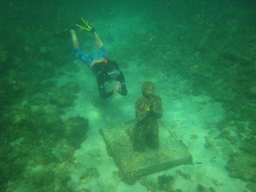
#> input picture UIEB_dataset/paper_image/515_img_.png, 256 x 192 px, shrunk from 1024 x 768 before the run, found by its file name
$ python Color_Correction.py
#> lines starting #> are read from the running program, lines starting #| are printed output that depends on the picture; long printed decimals are rounded
import numpy as np
import cv2

def cal(bgr_array,coeff):
    bgr_float = bgr_array.astype(float)

    mean_b = np.mean(bgr_float[:,:,0])
    mean_g = np.mean(bgr_float[:,:,1])
    mean_r = np.mean(bgr_float[:,:,2])

    std_b = np.std(bgr_float[:,:,0])
    std_g = np.std(bgr_float[:,:,1])
    std_r = np.std(bgr_float[:,:,2])

    S_max_b = mean_b + coeff * std_b
    S_min_b = mean_b - coeff * std_b
    S_max_g = mean_g + coeff * std_g
    S_min_g = mean_g - coeff * std_g
    S_max_r = mean_r + coeff * std_r
    S_min_r = mean_r - coeff * std_r

    S_max_b = np.clip(S_max_b, 0, 255)
    S_min_b = np.clip(S_min_b, 0, 255)
    S_max_g = np.clip(S_max_g, 0, 255)
    S_min_g = np.clip(S_min_g, 0, 255)
    S_max_r = np.clip(S_max_r, 0, 255)
    S_min_r = np.clip(S_min_r, 0, 255)

    print(S_max_b, S_min_b, S_max_g, S_min_g, S_max_r, S_min_r, std_b, std_g, std_r)

    return S_max_b, S_min_b, S_max_g, S_min_g, S_max_r, S_min_r

def new_color(S_max, S_min, S):
    new_pixel = ((S - S_min)/(S_max - S_min)) * 255
    new_pixel = int(np.clip(new_pixel, 0, 255))
    return new_pixel

def color_correction(S_max_b, S_min_b, S_max_g, S_min_g, S_max_r, S_min_r, height, width, bgr_array):
    for i in range(height):
        for j in range(width):
            bgr_array[i][j][0] = new_color(S_max_b, S_min_b, bgr_array[i][j][0]) #0 255
            bgr_array[i][j][1] = new_color(S_max_g, S_min_g, bgr_array[i][j][1]) #0 255
            bgr_array[i][j][2] = new_color(S_max_r, S_min_r, bgr_array[i][j][2]) #0 255
    return

input_png_path = "./UIEB_dataset/paper_image/515_img_.png"
output_png_path = "./Color_Correction.png"

img = cv2.imread(input_png_path)
#> img is the input picture: shape (192, 256, 3); mean B, G, R 78.9, 129.1, 44.7
bgr_array = np.array(img)

height, width, channel = bgr_array.shape
#> height = 192; width = 256; channel = 3
S_max_b, S_min_b, S_max_g, S_min_g, S_max_r, S_min_r = cal(bgr_array, 2.375) #coeff default value is 2.375 best = 3.2 ~ 4 //3.5 best
#> in cal, `mean_b = np.mean(bgr_float[:,:,0])`: mean_b = 78.9
#> in cal, `mean_g = np.mean(bgr_float[:,:,1])`: mean_g = 129.1
#> in cal, `mean_r = np.mean(bgr_float[:,:,2])`: mean_r = 44.73
#> in cal, `std_b = np.std(bgr_float[:,:,0])`: std_b = 24.85
#> in cal, `std_g = np.std(bgr_float[:,:,1])`: std_g = 34.68
#> in cal, `std_r = np.std(bgr_float[:,:,2])`: std_r = 24.9
#> in cal, `S_max_b = mean_b + coeff * std_b`: S_max_b = 137.9
#> in cal, `S_min_b = mean_b - coeff * std_b`: S_min_b = 19.89
#> in cal, `S_max_g = mean_g + coeff * std_g`: S_max_g = 211.5
#> in cal, `S_min_g = mean_g - coeff * std_g`: S_min_g = 46.75
#> in cal, `S_max_r = mean_r + coeff * std_r`: S_max_r = 103.9
#> in cal, `S_min_r = mean_r - coeff * std_r`: S_min_r = -14.42
#> in cal, `S_min_r = np.clip(S_min_r, 0, 255)`: S_min_r = 0
#| 137.914 19.885 211.461 46.753 103.877 0.0 24.848 34.675 24.904
#> S_max_b = 137.9; S_min_b = 19.89; S_max_g = 211.5; S_min_g = 46.75; S_max_r = 103.9; S_min_r = 0
color_correction(S_max_b, S_min_b, S_max_g, S_min_g, S_max_r, S_min_r, height, width, bgr_array)
#> the loop in color_correction, `for i in range(height):` made 192 passes
#> after the loop in color_correction, `for i in range(height):`:
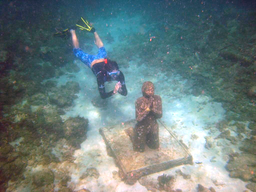
#> bgr_array: shape (192, 256, 3); mean B, G, R 126.9, 127, 109.2

bgr_array = bgr_array.astype(np.uint8)

cv2.imwrite('./Color_Correction.png', bgr_array)
print(f"Save as {output_png_path} {width,height,channel}")
#| Save as ./Color_Correction.png (256, 192, 3)

$ run again, with UIEB_dataset/paper_image/501_img_.png copied over UIEB_dataset/paper_image/515_img_.png
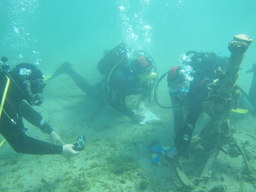
#> input picture UIEB_dataset/paper_image/501_img_.png, 256 x 192 px, shrunk from 1024 x 768 before the run, found by its file name
#> img is the input picture: shape (192, 256, 3); mean B, G, R 165.5, 177.1, 80.7
#> mean_b = 165.5
#> mean_g = 177.1
#> mean_r = 80.69
#> std_b = 36.02
#> std_g = 34.17
#> std_r = 22.17
#> in cal, `S_max_b = mean_b + coeff * std_b`: S_max_b = 251
#> in cal, `S_min_b = mean_b - coeff * std_b`: S_min_b = 79.94
#> in cal, `S_max_g = mean_g + coeff * std_g`: S_max_g = 258.2
#> in cal, `S_min_g = mean_g - coeff * std_g`: S_min_g = 95.91
#> in cal, `S_max_r = mean_r + coeff * std_r`: S_max_r = 133.4
#> in cal, `S_min_r = mean_r - coeff * std_r`: S_min_r = 28.03
#> in cal, `S_max_g = np.clip(S_max_g, 0, 255)`: S_max_g = 255
#| 251.049 79.945 255.0 95.911 133.351 28.027 36.022 34.173 22.174
#> `S_max_b, S_min_b, S_max_g, S_min_g, S_max_r, S_min_r = cal(bgr_array, ..`: S_max_b = 251; S_min_b = 79.94; S_max_g = 255; S_min_g = 95.91; S_max_r = 133.4; S_min_r = 28.03
#> the loop in color_correction, `for i in range(height):` made 192 passes
#> after the loop in color_correction, `for i in range(height):`:
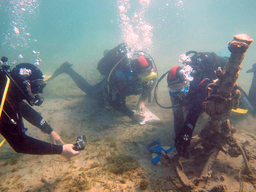
#> bgr_array: shape (192, 256, 3); mean B, G, R 127, 129.6, 126.1
#| Save as ./Color_Correction.png (256, 192, 3)

$ run again, with UIEB_dataset/paper_image/906_img_.png copied over UIEB_dataset/paper_image/515_img_.png
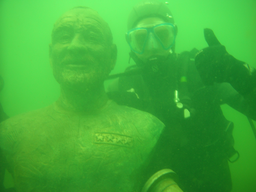
#> input picture UIEB_dataset/paper_image/906_img_.png, 256 x 192 px, shrunk from 1037 x 778 before the run, found by its file name
#> img is the input picture: shape (192, 256, 3); mean B, G, R 56.9, 172.3, 64.9
#> mean_b = 56.91
#> mean_g = 172.3
#> mean_r = 64.86
#> std_b = 22.45
#> std_g = 38.65
#> std_r = 26.67
#> in cal, `S_max_b = mean_b + coeff * std_b`: S_max_b = 110.2
#> in cal, `S_min_b = mean_b - coeff * std_b`: S_min_b = 3.6
#> in cal, `S_max_g = mean_g + coeff * std_g`: S_max_g = 264.1
#> in cal, `S_min_g = mean_g - coeff * std_g`: S_min_g = 80.5
#> in cal, `S_max_r = mean_r + coeff * std_r`: S_max_r = 128.2
#> in cal, `S_min_r = mean_r - coeff * std_r`: S_min_r = 1.51
#> in cal, `S_max_g = np.clip(S_max_g, 0, 255)`: S_max_g = 255
#| 110.217 3.599 255.0 80.496 128.208 1.508 22.446 38.651 26.674
#> `S_max_b, S_min_b, S_max_g, S_min_g, S_max_r, S_min_r = cal(bgr_array, ..`: S_max_b = 110.2; S_min_b = 3.6; S_max_g = 255; S_min_g = 80.5; S_max_r = 128.2; S_min_r = 1.51
#> the loop in color_correction, `for i in range(height):` made 192 passes
#> after the loop in color_correction, `for i in range(height):`:
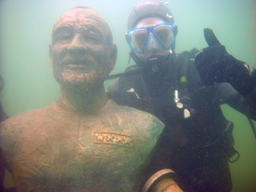
#> bgr_array: shape (192, 256, 3); mean B, G, R 127, 133.7, 127
#| Save as ./Color_Correction.png (256, 192, 3)

$ run again, with UIEB_dataset/paper_image/test_p385_.jpg saved as UIEB_dataset/paper_image/515_img_.png
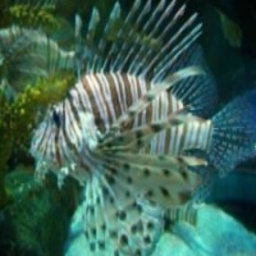
#> input picture UIEB_dataset/paper_image/test_p385_.jpg, 256 x 256 px, found by its file name
#> img is the input picture: shape (256, 256, 3); mean B, G, R 84.9, 98.3, 61.5
#> mean_b = 84.93
#> mean_g = 98.27
#> mean_r = 61.51
#> std_b = 53
#> std_g = 52.69
#> std_r = 47.97
#> in cal, `S_max_b = mean_b + coeff * std_b`: S_max_b = 210.8
#> in cal, `S_min_b = mean_b - coeff * std_b`: S_min_b = -40.94
#> in cal, `S_max_g = mean_g + coeff * std_g`: S_max_g = 223.4
#> in cal, `S_min_g = mean_g - coeff * std_g`: S_min_g = -26.88
#> in cal, `S_max_r = mean_r + coeff * std_r`: S_max_r = 175.4
#> in cal, `S_min_r = mean_r - coeff * std_r`: S_min_r = -52.41
#> in cal, `S_min_b = np.clip(S_min_b, 0, 255)`: S_min_b = 0
#| 210.798 0.0 223.412 0.0 175.427 0.0 52.998 52.694 47.965
#> `S_max_b, S_min_b, S_max_g, S_min_g, S_max_r, S_min_r = cal(bgr_array, ..`: S_max_b = 210.8; S_min_b = 0; S_max_g = 223.4; S_min_g = 0; S_max_r = 175.4; S_min_r = 0
#> the loop in color_correction, `for i in range(height):` made 256 passes
#> after the loop in color_correction, `for i in range(height):`:
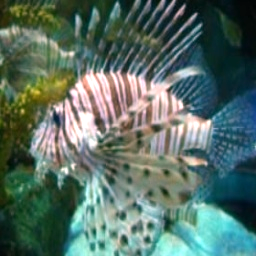
#> bgr_array: shape (256, 256, 3); mean B, G, R 102.2, 111.6, 88
#| Save as ./Color_Correction.png (256, 256, 3)
